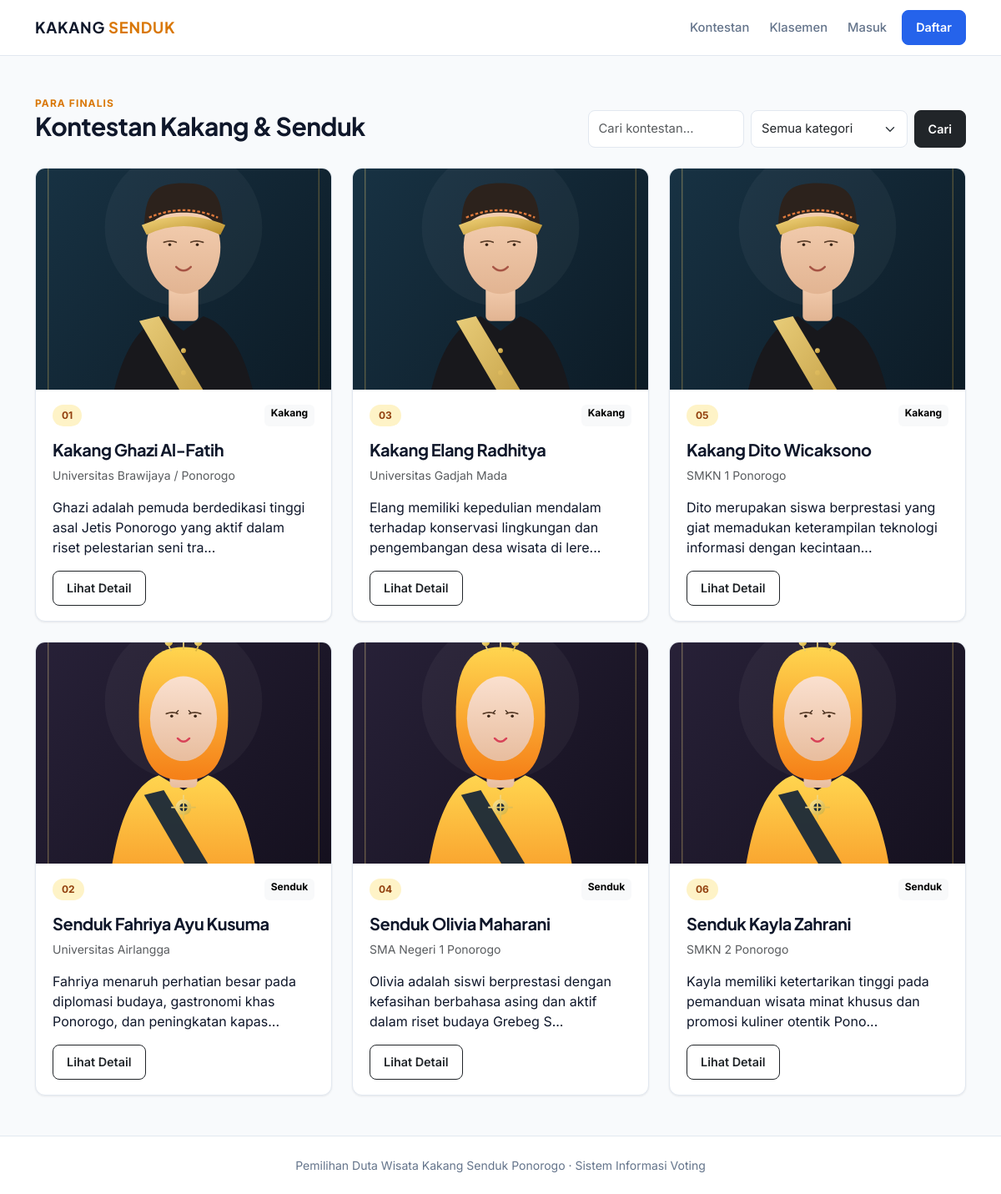
The page /pages/kontestan.php on the database its author committed.
### tables this page shows
CREATE TABLE IF NOT EXISTS kontestan (
  id INT UNSIGNED AUTO_INCREMENT PRIMARY KEY,
  nomor_peserta VARCHAR(10) NOT NULL,
  nama VARCHAR(100) NOT NULL,
  kategori ENUM('Kakang','Senduk') NOT NULL,
  foto VARCHAR(255) NULL,
  asal_instansi VARCHAR(150) NULL,
  ttl VARCHAR(100) NULL,
  visi TEXT NULL,
  misi TEXT NULL,
  prestasi TEXT NULL,
  deskripsi TEXT NULL,
  UNIQUE KEY uq_nomor_kategori (nomor_peserta, kategori)
);

### config/fungsi.php (called while the page is built, shortened)
<?php
function e($value): string { return htmlspecialchars((string)$value, ENT_QUOTES, 'UTF-8'); }
function base_url(string $path = ''): string {
    $base = rtrim(dirname(dirname($_SERVER['SCRIPT_NAME'] ?? '/')), '/\\');
    if ($base === '') $base = '';
    return $base . '/' . ltrim($path, '/');
}
function user(): ?array { return $_SESSION['user'] ?? null; }

### pages/kontestan.php (the view, shortened to what this page needs)
<?php
require_once __DIR__.'/../config/fungsi.php';$cat=$_GET['kategori']??'';$search=trim($_GET['q']??'');$sql='SELECT * FROM kontestan WHERE 1=1';$args=[];
$sql.=' ORDER BY kategori, nomor_peserta';$q=$pdo->prepare($sql);$q->execute($args);$rows=$q->fetchAll();$page_title='Daftar Kontestan';require __DIR__.'/../includes/header.php';?>
<div class="d-flex flex-wrap justify-content-between align-items-end gap-3 mb-4"><div><div class="eyebrow">Para finalis</div><h1 class="section-title">Kontestan Kakang & Senduk</h1></div><form class="d-flex gap-2"><input class="form-control" name="q" placeholder="Cari kontestan..." value="<?= e($search) ?>"><select class="form-select" name="kategori"><option value="">Semua kategori</option><option <?= $cat==='Kakang'?'selected':'' ?>>Kakang</option><option <?= $cat==='Senduk'?'selected':'' ?>>Senduk</option></select><button class="btn btn-dark">Cari</button></form></div>
<div class="row g-4"><?php foreach($rows as $k): ?><div class="col-sm-6 col-lg-4"><div class="candidate-card"><img src="<?= e(base_url($k['foto']?:'assets/img/placeholder.svg')) ?>" alt="<?= e($k['nama']) ?>"><div class="card-body"><div class="d-flex justify-content-between mb-3"><span class="candidate-number"><?= e($k['nomor_peserta']) ?></span><span class="badge text-bg-light"><?= e($k['kategori']) ?></span></div><h3 class="h5 fw-bold"><?= e($k['nama']) ?></h3><p class="text-muted small"><?= e($k['asal_instansi']) ?></p><p><?= e(mb_strimwidth($k['deskripsi']??'',0,105,'...')) ?></p><a class="btn btn-outline-dark btn-sm" href="detail-kontestan.php?id=<?= (int)$k['id'] ?>">Lihat Detail</a></div></div></div><?php endforeach; ?><?php if(!$rows): ?><div class="col-12"><div class="panel text-center">Belum ada kontestan yang sesuai.</div></div><?php endif; ?></div>
<?php require __DIR__.'/../includes/footer.php'; ?>

### includes/header.php (shortened to what this page needs)
<?php require_once __DIR__ . '/../config/fungsi.php'; ?>
<!doctype html>
<html lang="id">
<head>
  <link href="https://cdn.jsdelivr.net/npm/bootstrap@5.3.3/dist/css/bootstrap.min.css" rel="stylesheet">
  <link href="<?= e(base_url('assets/css/style.css?v=2')) ?>" rel="stylesheet">
</head>
<body>
<nav class="navbar navbar-expand-lg sticky-top topbar">
  <div class="container">
    <a class="navbar-brand fw-bold" href="<?= e(base_url('pages/index.php')) ?>">
      KAKANG <span>SENDUK</span>
    </a>
    <div class="collapse navbar-collapse" id="nav">
      <div class="navbar-nav ms-auto align-items-lg-center gap-lg-1">
        <a class="nav-link <?= ($nav_active ?? '') === 'kontestan' ? 'active' : '' ?>" href="<?= e(base_url('pages/kontestan.php')) ?>">Kontestan</a>
        <a class="nav-link <?= ($nav_active ?? '') === 'klasemen' ? 'active' : '' ?>" href="<?= e(base_url('pages/klasemen.php')) ?>">Klasemen</a>
        <?php if (user()): ?>
          <?php if (user()['role'] === 'admin'): ?>
            <a class="nav-link <?= ($nav_active ?? '') === 'admin' ? 'active' : '' ?>" href="<?= e(base_url('admin/dashboard.php')) ?>">Dashboard Admin</a>
          <?php else: ?>
            <a class="nav-link <?= ($nav_active ?? '') === 'voting' ? 'active' : '' ?>" href="<?= e(base_url('pages/voting.php')) ?>">Voting</a>
          <?php endif; ?>
          <span class="navbar-text text-secondary small mx-lg-2"><?= e(user()['nama']) ?></span>
          <a class="btn btn-outline-secondary btn-sm" href="<?= e(base_url('auth/logout.php')) ?>">Keluar</a>
        <?php else: ?>
          <a class="nav-link <?= ($nav_active ?? '') === 'login' ? 'active' : '' ?>" href="<?= e(base_url('auth/login.php')) ?>">Masuk</a>
          <a class="btn btn-primary btn-sm ms-lg-1" href="<?= e(base_url('auth/register.php')) ?>">Daftar</a>
        <?php endif; ?>
      </div>
    </div>
  </div>
</nav>
<main class="container py-4 py-md-5">

### includes/footer.php (shortened to what this page needs)
</main>
<footer class="footer mt-auto">
  <div class="container py-4 text-center">
    Pemilihan Duta Wisata Kakang Senduk Ponorogo &middot; Sistem Informasi Voting
  </div>
</footer>
</body>
</html>

### assets/css/style.css (style rules this page uses)
:root { --bg-page: #F8FAFC; --surface: #FFFFFF; --surface-subtle: #F1F5F9; --text-main: #0F172A; --text-muted: #64748B; --border-subtle: #E2E8F0; --primary: #2563EB; --primary-hover: #1D4ED8; --accent-gold: #D97706; --accent-gold-soft: #FEF3C7; --radius-sm: 8px; --radius-md: 12px; --radius-lg: 16px; --shadow-sm: 0 1px 3px rgba(15, 23, 42, 0.05), 0 1px 2px rgba(15, 23, 42, 0.03); --shadow-md: 0 8px 24px rgba(15, 23, 42, 0.06); }
*, *::before, *::after { box-sizing: border-box; }
body { font-family: 'Inter', -apple-system, BlinkMacSystemFont, sans-serif; background-color: var(--bg-page); color: var(--text-main); min-height: 100vh; display: flex; flex-direction: column; -webkit-font-smoothing: antialiased; }
main { flex: 1 0 auto; }
h1, h2, h3, h4, .navbar-brand, .section-title, .stat-number { font-family: 'Plus Jakarta Sans', sans-serif; letter-spacing: -0.02em; }
.topbar { background-color: rgba(255, 255, 255, 0.94); backdrop-filter: blur(8px); border-bottom: 1px solid var(--border-subtle); padding: 12px 0; }
.navbar-brand { color: var(--text-main) !important; font-size: 1.15rem; letter-spacing: 0.04em; }
.navbar-brand span { color: var(--accent-gold); }
.topbar .nav-link { color: var(--text-muted); font-weight: 500; font-size: 0.925rem; padding: 6px 10px !important; border-radius: var(--radius-sm); transition: color 0.15s ease, background-color 0.15s ease; }
.btn { border-radius: var(--radius-sm); font-weight: 600; font-size: 0.9rem; padding: 9px 16px; transition: all 0.15s ease; }
.btn-primary, .btn-gold { background-color: var(--primary); border-color: var(--primary); color: #FFFFFF; }
.eyebrow { text-transform: uppercase; letter-spacing: 0.09em; color: var(--accent-gold); font-size: 0.75rem; font-weight: 700; }
.section-title { font-weight: 700; font-size: clamp(1.5rem, 2.5vw, 2rem); color: var(--text-main); }
.panel, .candidate-card, .stat-card { background-color: var(--surface); border: 1px solid var(--border-subtle); border-radius: var(--radius-md); box-shadow: var(--shadow-sm); }
.candidate-card { overflow: hidden; height: 100%; transition: transform 0.18s ease, box-shadow 0.18s ease; }
.candidate-card img { width: 100%; aspect-ratio: 4 / 3; object-fit: cover; background-color: var(--surface-subtle); }
.candidate-card .card-body { padding: 18px 20px; }
.candidate-number { background-color: var(--accent-gold-soft); color: #92400E; border-radius: 999px; padding: 4px 11px; font-weight: 700; font-size: 0.75rem; }
.form-control, .form-select { padding: 10px 12px; border-radius: var(--radius-sm); border-color: var(--border-subtle); font-size: 0.925rem; }
.footer { background-color: var(--surface); border-top: 1px solid var(--border-subtle); color: var(--text-muted); font-size: 0.875rem; }

### rows shown on the page
kontestan: foto (picture), nomor_peserta "01", kategori "Kakang", nama "Kakang Ghazi Al-Fatih", asal_instansi "Universitas Brawijaya / Ponorogo", deskripsi "Ghazi adalah pemuda berdedikasi tinggi asal Jetis Ponorogo yang aktif dalam riset pelestarian seni tra..."
kontestan: foto (picture), nomor_peserta "03", kategori "Kakang", nama "Kakang Elang Radhitya", asal_instansi "Universitas Gadjah Mada", deskripsi "Elang memiliki kepedulian mendalam terhadap konservasi lingkungan dan pengembangan desa wisata di lere..."
kontestan: foto (picture), nomor_peserta "05", kategori "Kakang", nama "Kakang Dito Wicaksono", asal_instansi "SMKN 1 Ponorogo", deskripsi "Dito merupakan siswa berprestasi yang giat memadukan keterampilan teknologi informasi dengan kecintaan..."
kontestan: foto (picture), nomor_peserta "02", kategori "Senduk", nama "Senduk Fahriya Ayu Kusuma", asal_instansi "Universitas Airlangga", deskripsi "Fahriya menaruh perhatian besar pada diplomasi budaya, gastronomi khas Ponorogo, dan peningkatan kapas..."
kontestan: foto (picture), nomor_peserta "04", kategori "Senduk", nama "Senduk Olivia Maharani", asal_instansi "SMA Negeri 1 Ponorogo", deskripsi "Olivia adalah siswi berprestasi dengan kefasihan berbahasa asing dan aktif dalam riset budaya Grebeg S..."
kontestan: foto (picture), nomor_peserta "06", kategori "Senduk", nama "Senduk Kayla Zahrani", asal_instansi "SMKN 2 Ponorogo", deskripsi "Kayla memiliki ketertarikan tinggi pada pemanduan wisata minat khusus dan promosi kuliner otentik Pono..."
